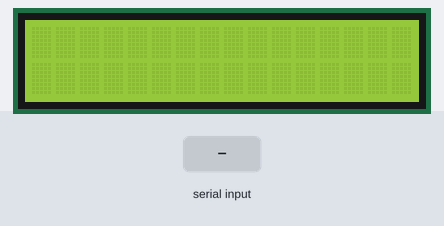
This sketch was run on a simulated Arduino Uno, built with avr-gcc and run on an emulated ATmega328P. On the bench: 16×2 character LCD. The inputs (shaded band) are chosen by the test bench.

Above: at 1.2 s.
1.3 s: byte 30 received over Serial
At 1.6 s:
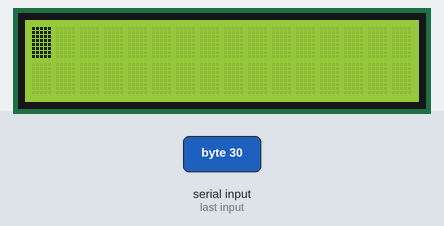
2.8 s: byte 90 received over Serial
At 4.0 s:
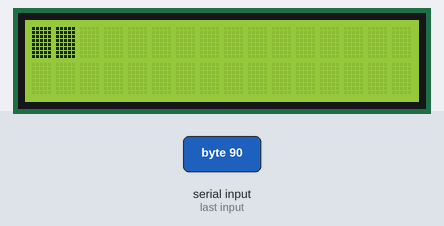
4.3 s: byte 120 received over Serial
At 5.1 s:
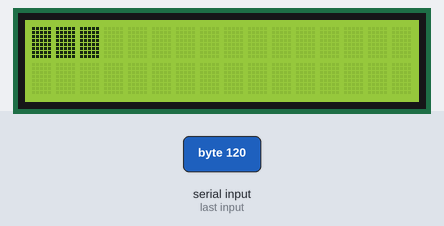
5.8 s: byte 30 received over Serial
At 6.2 s:
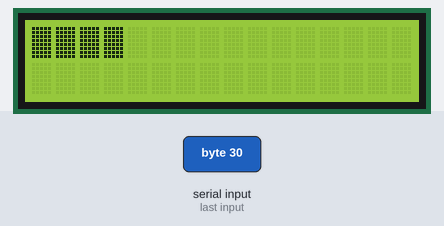
7.3 s: byte 90 received over Serial
At 8.5 s:
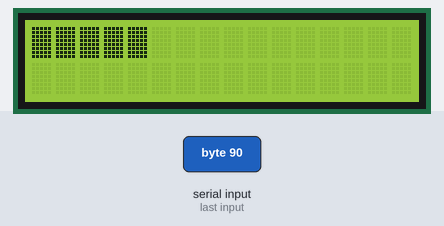
8.8 s: byte 120 received over Serial
At 9.7 s:
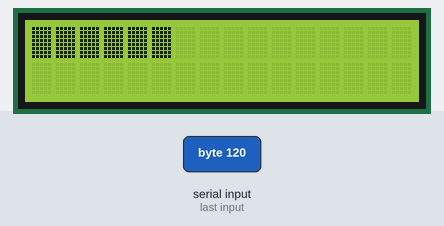
Timing chart, 0 to 11.3 s (numbered marks = the images above; inputs shaded):
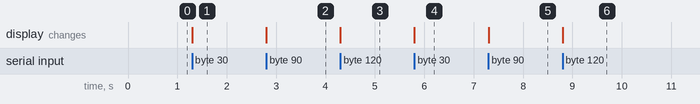

The sketch:

aaa.ino
```cpp
#include <LiquidCrystal.h>

char c;
LiquidCrystal lcd(12, 11, 5, 4, 3, 2); // initialize interface pins
void setup() {
  lcd.begin(16, 2);   // set up the LCD's number of columns and rows:
  Serial.begin(9600);

}
void loop() {
  if(Serial.available() > 0)
  {
     c = Serial.read();

    lcd.write(Serial.read());


  }
}
```

Measured:
- after the input at 1.3 s, the display: changes at once (image 1)
- after the input at 2.8 s, the display: changes at once (image 2)
- after the input at 4.3 s, the display: changes at once (image 3)
- after the input at 5.8 s, the display: changes at once (image 4)
- after the input at 7.3 s, the display: changes at once (image 5)
- after the input at 8.8 s, the display: changes at once (image 6)
